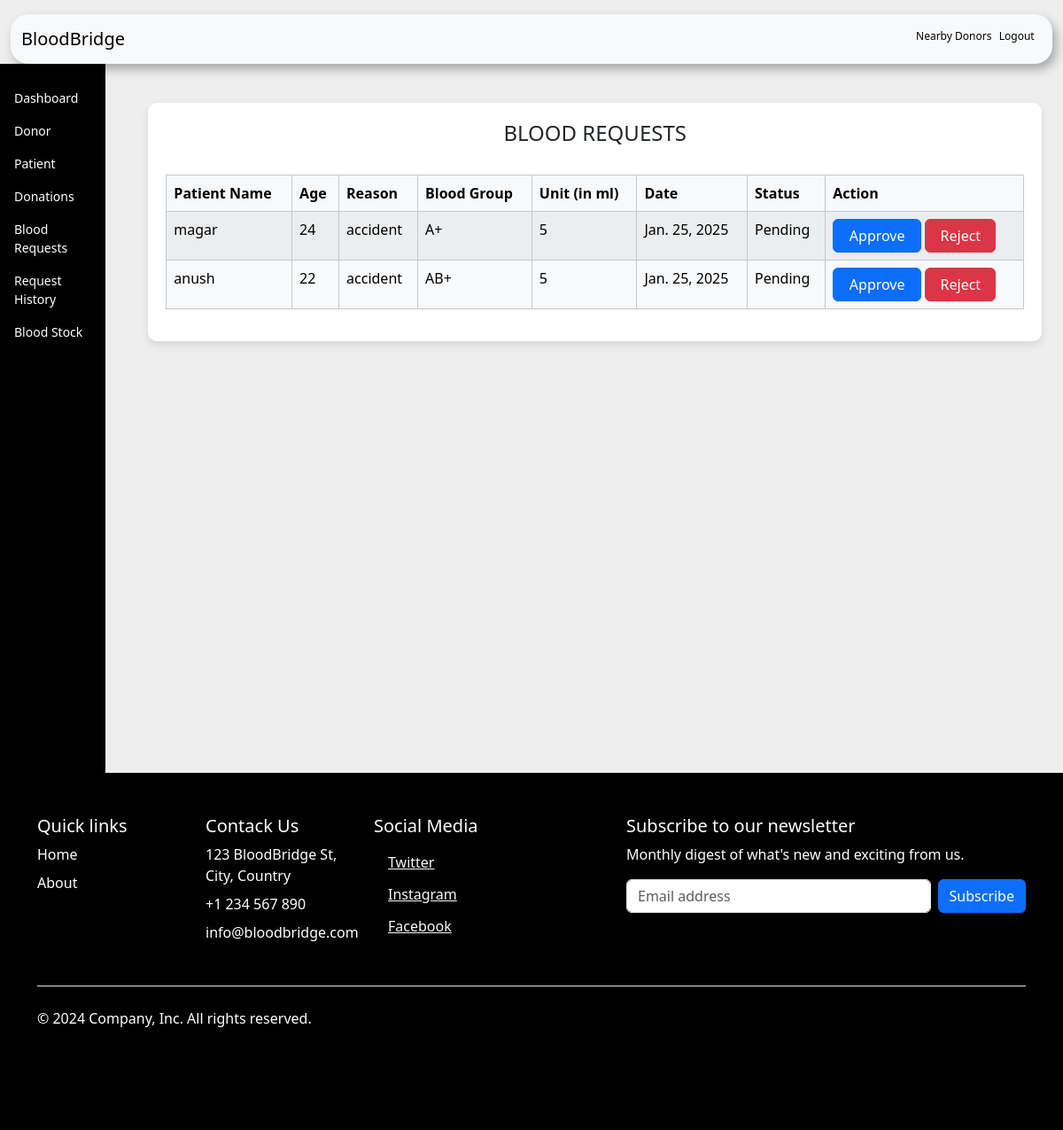
The page /admin-request (signed in) on the database as committed earlier.
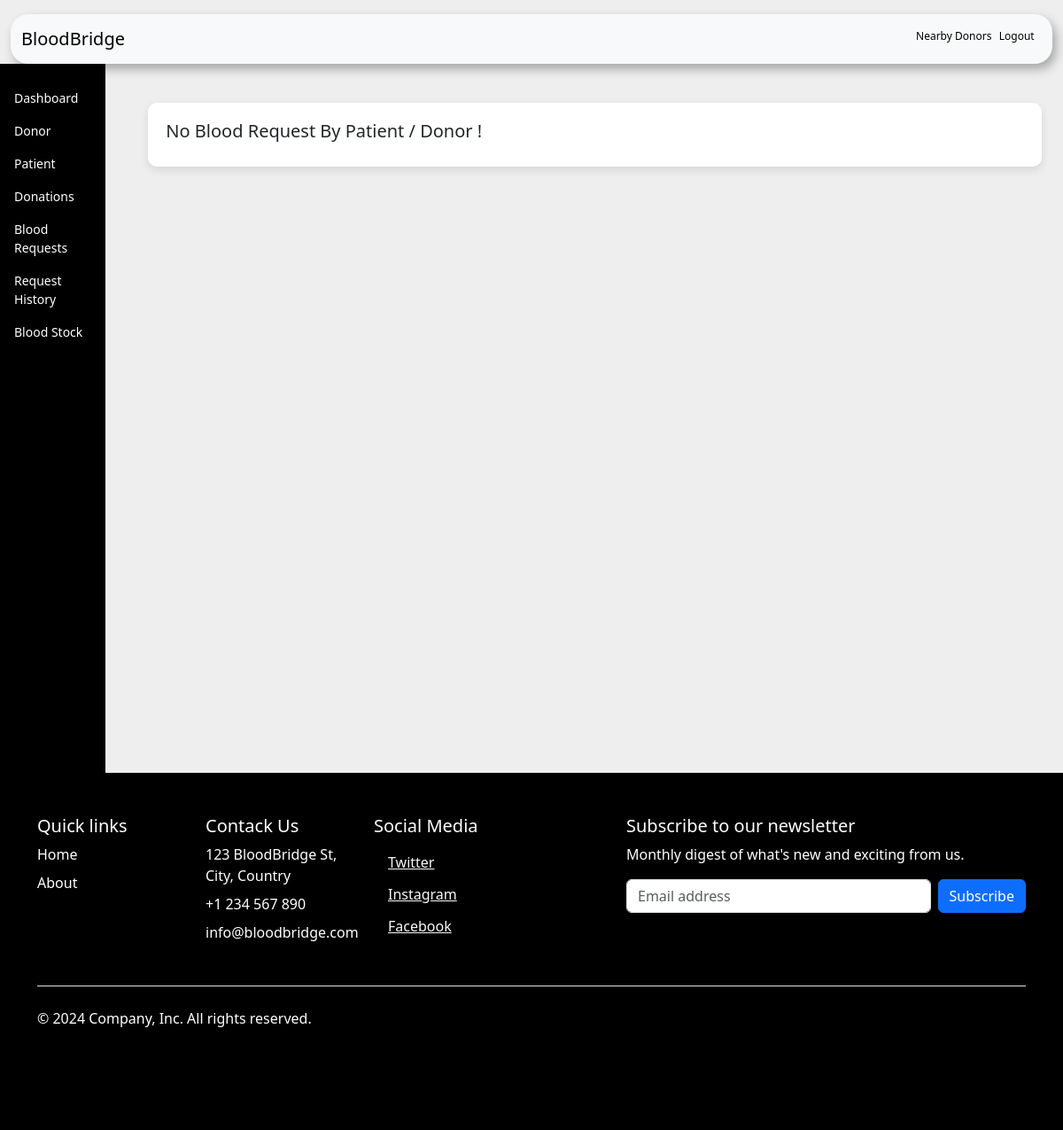
The same page on the database as committed later.
### blood/models.py (models this page shows, shortened)
class BloodRequest(models.Model):
    request_by_patient=models.ForeignKey(pmodels.Patient,null=True,on_delete=models.CASCADE)
    request_by_donor=models.ForeignKey(dmodels.Donor,null=True,on_delete=models.CASCADE)
    patient_name=models.CharField(max_length=30)
    patient_age=models.PositiveIntegerField()
    reason=models.CharField(max_length=500)
    bloodgroup=models.CharField(max_length=10)
    unit=models.PositiveIntegerField(default=0)
    status=models.CharField(max_length=20,default="Pending")
    date=models.DateField(auto_now=True)

### blood/views.py (the view)
# urls.py: path('admin-request', views.admin_request_view,name='admin-request'),
@login_required(login_url='adminlogin')
def admin_request_view(request):
    requests=models.BloodRequest.objects.all().filter(status='Pending')
    return render(request,'blood/admin_request.html',{'requests':requests})

### templates/blood/admin_request.html (shortened to what the changed rows need)
{% block content %}
{% load widget_tweaks %}
{%load static%}
<!DOCTYPE html>
<html lang="en">
<head>
    <link rel="stylesheet" href="home.css">
    <link href="https://cdn.jsdelivr.net/npm/bootstrap@5.3.3/dist/css/bootstrap.min.css" rel="stylesheet">
</head>
<body style="background-color: rgb(238, 238, 238);">
    <div class="d-flex">
        <div class="container-fluid ms-4 p-4">
            <div class="table-container">
                {% if requests %}
                <H4 class="text-center">BLOOD REQUESTS</H4><br>
                <table class="table table-light table-hover table-bordered table-striped">
                    <thead class="bg-info">
                        <tr>
                            <th scope="col">Patient Name</th>
                            <th scope="col">Age</th>
                            <th scope="col">Reason</th>
                            <th scope="col">Blood Group</th>
                            <th scope="col">Unit (in ml)</th>
                            <th scope="col">Date</th>
                            <th scope="col">Status</th>
                            <th class="text-right">Action</th>
                        </tr>
                    </thead>
                    <tbody>
                        {% for t in requests %}
                        <tr>
                            <td> {{t.patient_name}}</td>
                            <td>{{t.patient_age}}</td>
                            <td>{{t.reason}}</td>
                            <td>{{t.bloodgroup}}</td>
                            <td>{{t.unit}}</td>
                            <td>{{t.date}}</td>
                            <td>{{t.status}}</td>
                            <td class="text-right">
                                <button class="btn btn-primary badge-pill" style="width: 100px;"><a  style="text-decoration: none;color: white;" href="{% url 'update-approve-status' t.id  %}">Approve</a> </button>
                                <button class="btn btn-danger badge-pill" style="width: 80px;"><a  style="text-decoration: none;color: white;" href="{% url 'update-reject-status' t.id  %}">Reject</a> </button>
                            </td>
                        </tr>
                        {% endfor %}
                    </tbody>
                </table>
            {% else %}
            <h5>No Blood Request By Patient / Donor !</h5>
            {% endif %}
            </div>
        </div>
    </div>
</body>
</html>
{% endblock content %}

Rows that differ between the two databases and show on the page:
removed BloodRequest: patient_name "magar", patient_age "24", reason "accident", bloodgroup "A+", unit "5", date "Jan. 25, 2025", status "Pending"
removed BloodRequest: patient_name "anush", patient_age "22", reason "accident", bloodgroup "AB+", unit "5", date "Jan. 25, 2025", status "Pending"
Other text that changed with them:
text no longer shown: "BLOOD REQUESTS Patient Name Age Reason Blood Group Unit (in ml) Date Status Action"
text now shown: "No Blood Request By Patient / Donor !"
